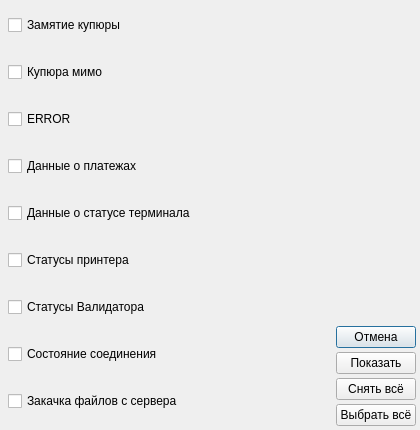
<?xml version="1.0" encoding="UTF-8"?>
<ui version="4.0">
 <class>SelectCategoryLogView</class>
 <widget class="QDialog" name="SelectCategoryLogView">
  <property name="geometry">
   <rect>
    <x>0</x>
    <y>0</y>
    <width>420</width>
    <height>430</height>
   </rect>
  </property>
  <property name="minimumSize">
   <size>
    <width>420</width>
    <height>430</height>
   </size>
  </property>
  <property name="maximumSize">
   <size>
    <width>420</width>
    <height>430</height>
   </size>
  </property>
  <property name="windowTitle">
   <string>Dialog</string>
  </property>
  <layout class="QVBoxLayout" name="verticalLayout_2">
   <property name="margin">
    <number>0</number>
   </property>
   <item>
    <widget class="QWidget" name="wgtSelectSearchParam" native="true">
     <layout class="QHBoxLayout" name="horizontalLayout_2" stretch="10,0">
      <property name="spacing">
       <number>4</number>
      </property>
      <property name="margin">
       <number>4</number>
      </property>
      <item>
       <layout class="QVBoxLayout" name="verticalLayout">
        <property name="spacing">
         <number>20</number>
        </property>
        <property name="margin">
         <number>4</number>
        </property>
        <item>
         <widget class="QCheckBox" name="chbxSelectValidatorJam">
          <property name="text">
           <string>Замятие купюры</string>
          </property>
         </widget>
        </item>
        <item>
         <widget class="QCheckBox" name="chbxSelectMoneyOut">
          <property name="text">
           <string>Купюра мимо</string>
          </property>
         </widget>
        </item>
        <item>
         <widget class="QCheckBox" name="chbxSelectERROR">
          <property name="text">
           <string>ERROR</string>
          </property>
         </widget>
        </item>
        <item>
         <widget class="QCheckBox" name="chbxSelectPayDaemon">
          <property name="text">
           <string>Данные о платежах</string>
          </property>
         </widget>
        </item>
        <item>
         <widget class="QCheckBox" name="chbxSelectStatusAso">
          <property name="text">
           <string>Данные о статусе терминала</string>
          </property>
         </widget>
        </item>
        <item>
         <widget class="QCheckBox" name="chbxSelectStatusPrinter">
          <property name="text">
           <string>Статусы принтера</string>
          </property>
         </widget>
        </item>
        <item>
         <widget class="QCheckBox" name="chbxSelectStatusValidator">
          <property name="text">
           <string>Статусы Валидатора</string>
          </property>
         </widget>
        </item>
        <item>
         <widget class="QCheckBox" name="chbxSelectConnectionState">
          <property name="text">
           <string>Состояние соединения</string>
          </property>
         </widget>
        </item>
        <item>
         <widget class="QCheckBox" name="chbxSelectUpdater">
          <property name="text">
           <string>Закачка файлов с сервера</string>
          </property>
         </widget>
        </item>
       </layout>
      </item>
      <item>
       <layout class="QVBoxLayout" name="verticalLayout_3">
        <item>
         <spacer name="verticalSpacer_2">
          <property name="orientation">
           <enum>Qt::Vertical</enum>
          </property>
          <property name="sizeHint" stdset="0">
           <size>
            <width>20</width>
            <height>40</height>
           </size>
          </property>
         </spacer>
        </item>
        <item>
         <widget class="QPushButton" name="btnCloseSelectDataS">
          <property name="text">
           <string>Отмена</string>
          </property>
         </widget>
        </item>
        <item>
         <widget class="QPushButton" name="btnShowSelectData">
          <property name="text">
           <string>Показать</string>
          </property>
         </widget>
        </item>
        <item>
         <widget class="QPushButton" name="btnDeSelectDataAllS">
          <property name="text">
           <string>Снять всё</string>
          </property>
         </widget>
        </item>
        <item>
         <widget class="QPushButton" name="btnSelectDataAllS">
          <property name="text">
           <string>Выбрать всё</string>
          </property>
         </widget>
        </item>
       </layout>
      </item>
     </layout>
    </widget>
   </item>
  </layout>
 </widget>
 <resources/>
 <connections>
  <connection>
   <sender>btnCloseSelectDataS</sender>
   <signal>clicked()</signal>
   <receiver>SelectCategoryLogView</receiver>
   <slot>close()</slot>
   <hints>
    <hint type="sourcelabel">
     <x>357</x>
     <y>413</y>
    </hint>
    <hint type="destinationlabel">
     <x>395</x>
     <y>473</y>
    </hint>
   </hints>
  </connection>
 </connections>
</ui>
